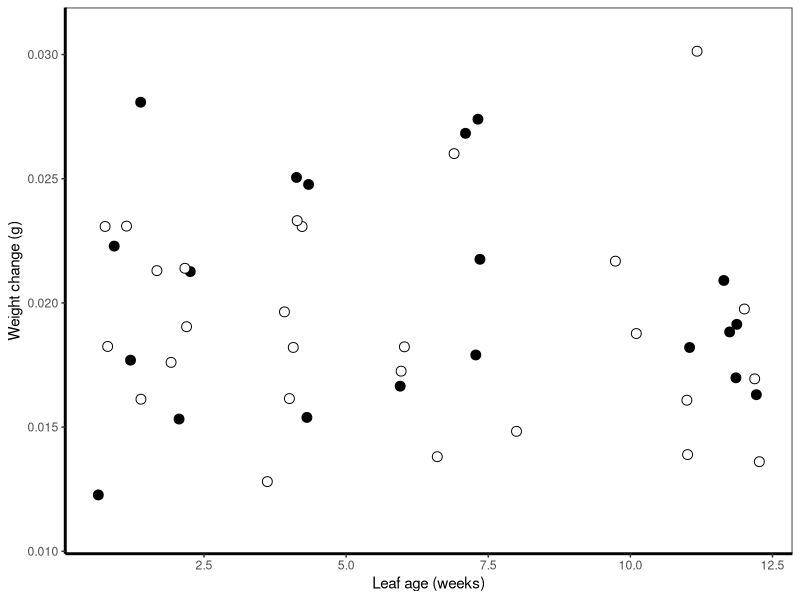

The R source for this figure: (Note: this script raises an error after producing the figure.)
###
# Figure and stats for W_Change ~ age leaf
# REMOVE OLD LEAVES

# Libraries
library(ggplot2)
library(vegan)
library(dplyr)
library(lme4)
library(nlme)
library(gridExtra)
library(car)

# Plot themes
## With legend
Theme=theme_classic(base_size=11, base_family="Helvetica") +
  theme(axis.line = element_line(size = 1, colour = "black", linetype = "solid")) +theme(plot.title = element_text(size = 12))
## Without legends
Theme2=Theme+ theme(legend.position="none") + theme(panel.border=element_rect(fill=NA))

# load data
fun.table=read.table('input_data/FunExp_metadata.txt', header=TRUE)
div.table=read.table('input_data/MetaDiv_table_FunExp12021-03-30.txt', header=TRUE)
colnames(div.table)[2]='Treatment'
fundiv.table=left_join(fun.table, div.table)
fundiv.table2= fundiv.table[-which(fundiv.table$leaf_age_weeks==24),]

# Statistics
mod.noold=lm(W_Change ~ leaf_age_weeks, data=fundiv.table2)
Anova(mod.noold)

# plot
fun.plot=ggplot(fundiv.table2, aes(leaf_age_weeks, W_Change)) + 
  geom_jitter(size=3, color='black', shape=21, aes(fill=treatment)) + 
  Theme2 +  scale_fill_manual(values=c('black', 'white')) + 
  ylab('Weight change (g)') + xlab('Leaf age (weeks)')  + 
  geom_smooth(method='gam', se=FALSE, color='black', linetype='dashed')

quartz(width=4, height=3.5)
plot(fun.plot)
quartz.save('Figures/Fig_time_fun_noold.png', type='png', dpi=300)
